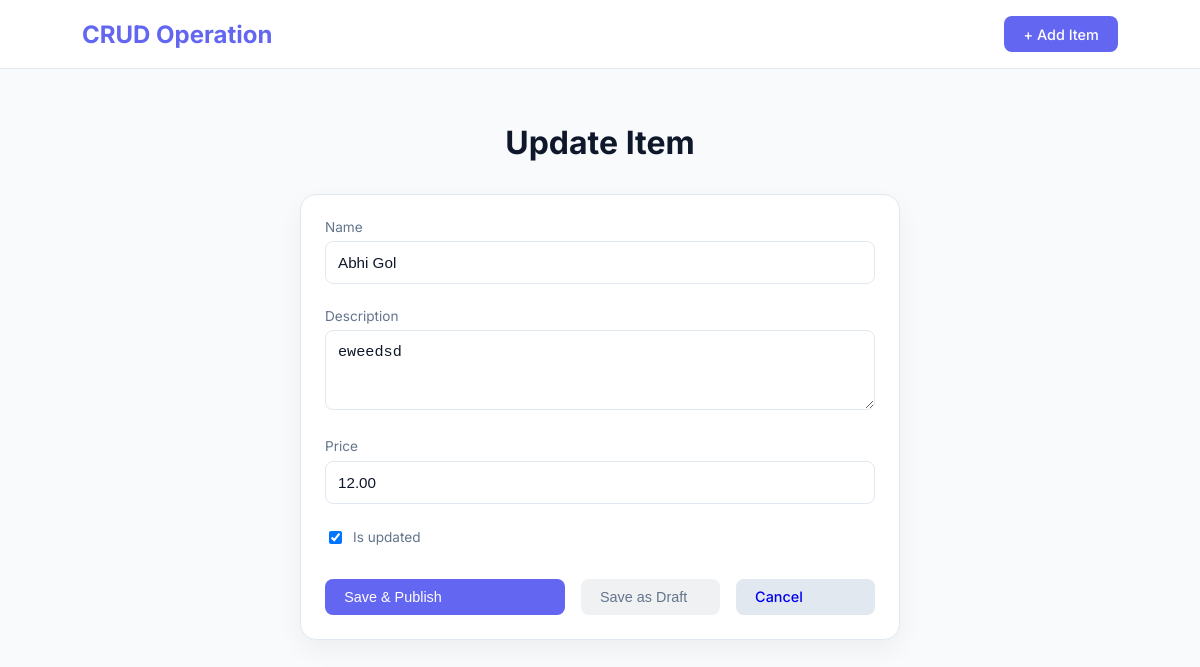
The page /edit/11/ on the database its author committed.
### items/models.py (models this page shows, shortened)
class Item(models.Model):
    name = models.CharField(max_length=100)
    description = models.TextField()
    price = models.DecimalField(max_digits=10, decimal_places=2)
    STATUS_CHOICES = [
        ('draft', 'Draft'),
        ('published', 'Published'),
    ]
    status = models.CharField(max_length=20, choices=STATUS_CHOICES, default='published')
    is_updated = models.BooleanField(default=False)
    created_at = models.DateTimeField(auto_now_add=True)

### items/views.py (the view)
# urls.py: path('edit/<int:pk>/', views.item_update, name='item_update'),
def item_update(request, pk):
    item = get_object_or_404(Item, pk=pk)
    if request.method == 'POST':
        form = ItemForm(request.POST, instance=item)
        if form.is_valid():
            item = form.save(commit=False)
            if 'draft' in request.POST:
                item.status = 'draft'
            else:
                item.status = 'published'
            item.save()
            return redirect('item_list')
    else:
        form = ItemForm(instance=item)
    return render(request, 'items/item_form.html', {'form': form, 'title': 'Update Item'})

### items/forms.py
class ItemForm(forms.ModelForm):
    class Meta:
        model = Item
        fields = ['name', 'description', 'price', 'is_updated']
        widgets = {
            'name': forms.TextInput(attrs={'class': 'form-control', 'placeholder': 'Enter item name'}),
            'description': forms.Textarea(attrs={'class': 'form-control', 'placeholder': 'Enter description', 'rows': 3}),
            'price': forms.NumberInput(attrs={'class': 'form-control', 'placeholder': '0.00'}),
            'is_updated': forms.CheckboxInput(attrs={'class': 'form-check-input'}),
        }

### templates/items/item_form.html (shortened to what this page needs)
{% extends 'items/base.html' %}
{% block content %}
<div style="max-width: 600px; margin: 0 auto;">
    <h1 style="margin-bottom: 2rem; text-align: center;">{{ title }}</h1>
    <div class="card">
        <form method="post">
            {% for field in form %}
            <div class="form-group {% if field.field.widget.input_type == 'checkbox' %}form-check{% endif %}">
                {% if field.field.widget.input_type == 'checkbox' %}
                <div style="display: flex; align-items: center; gap: 0.5rem;">
                    {{ field }}
                    <label for="{{ field.id_for_label }}" style="margin-bottom: 0;">{{ field.label }}</label>
                </div>
                {% else %}
                <label for="{{ field.id_for_label }}">{{ field.label }}</label>
                {{ field }}
                {% endif %}
            </div>
            {% endfor %}
            <div style="display: flex; gap: 1rem; margin-top: 2rem;">
                <button type="submit" name="publish" class="btn btn-primary" style="flex: 2;">Save & Publish</button>
                <button type="submit" name="draft" class="btn"
                    style="flex: 1; background: rgba(100, 116, 139, 0.1); color: var(--text-muted);">Save as
                    Draft</button>
                <a href="{% url 'item_list' %}" class="btn"
                    style="flex: 1; text-align: center; background: var(--border);">Cancel</a>
            </div>
        </form>
    </div>
</div>
{% endblock %}

### templates/items/base.html (style rules this page uses)
:root { --primary: #6366f1; --primary-hover: #4f46e5; --bg: #f8fafc; --card-bg: #ffffff; --nav-bg: rgba(255, 255, 255, 0.9); --text-main: #0f172a; --text-muted: #64748b; --border: #e2e8f0; --danger: #ef4444; --success: #22c55e; }
* { box-sizing: border-box; }
body { font-family: 'Inter', sans-serif; background-color: var(--bg); color: var(--text-main); margin: 0; min-height: 100vh; }
.btn { display: inline-flex; align-items: center; gap: 0.25rem; padding: 0.6rem 1.2rem; border-radius: 0.5rem; font-weight: 500; font-size: 0.9rem; text-decoration: none; cursor: pointer; transition: all 0.2s ease; border: none; }
.btn-primary { background-color: var(--primary); color: #fff; }
.card { background: var(--card-bg); border: 1px solid var(--border); border-radius: 1rem; padding: 1.5rem; box-shadow: 0 10px 25px rgba(0, 0, 0, 0.05); }
.form-group { margin-bottom: 1.5rem; }
label { display: block; margin-bottom: 0.4rem; font-size: 0.85rem; color: var(--text-muted); }
.form-control { width: 100%; padding: 0.75rem; border-radius: 0.5rem; border: 1px solid var(--border); font-size: 0.95rem; background: #fff; color: var(--text-main); }

### rows shown on the page
Item: form "Abhi Gol" "eweedsd" "12.00", form "☑"

### other values the page prints
{{ title }} "Update Item"
{{ field.label }} "Name" "Description" "Price"
{{ field.label }} "Is updated"
